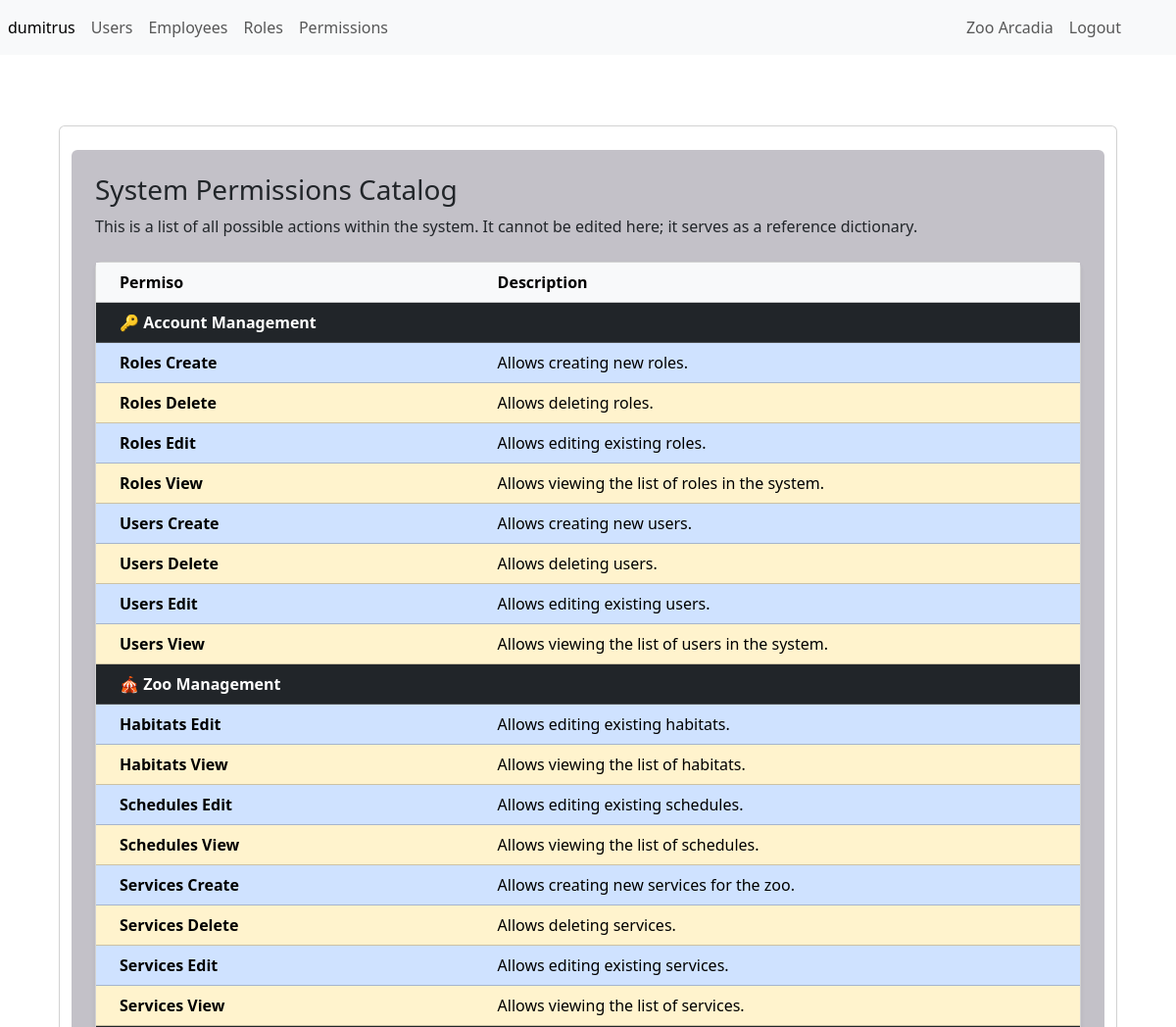
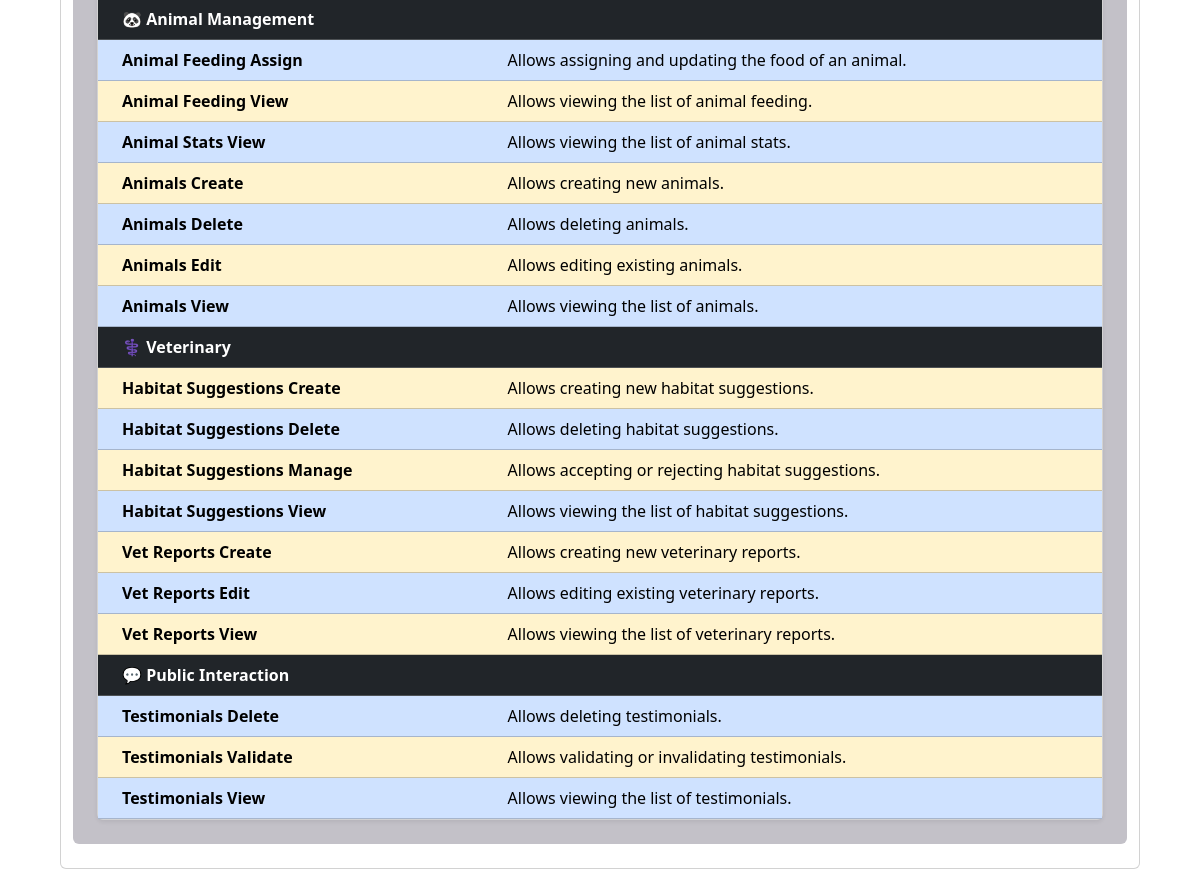
/permissions/gest/start (signed in), run on the app's committed database (2 pictures, top to bottom).
### tables this page shows
CREATE TABLE permissions (
    id_permission INT AUTO_INCREMENT PRIMARY KEY,
     
    permission_name VARCHAR(100) NOT NULL UNIQUE,
     
    permission_desc TEXT
);

### App/permissions/controllers/permissions_gest_controller.php (called while the page is built, shortened)
<?php
    require_once __DIR__ . '/../models/permission.php';
    class PermissionsGestController {
        public function start() {
            $permissions = Permission::check();
            require_once __DIR__ . '/../views/gest/start.php';
        }
    }

### App/permissions/permissionsRouter.php (called while the page is built)
<?php
require_once __DIR__ . '/../../includes/functions.php';
handleDomainRouting('permissions', __DIR__);

### public/index.php (called while the page is built, shortened)
<?php
require_once __DIR__ . '/../includes/functions.php';
require_once __DIR__ . '/../App/router.php';
?>

### App/permissions/models/permission.php (called while the page is built, shortened)
<?php
class Permission {
    public static function check()
    {
        $connectionDB = DB::createInstance();
        $query = "SELECT * FROM permissions ORDER BY permission_name ASC";
        $sql = $connectionDB->prepare($query);
        $sql->execute();
        return $sql->fetchAll(PDO::FETCH_ASSOC);
    }
}

### App/permissions/views/gest/start.php (the view, shortened to what this page needs)
<?php
$permissionStructure = [
    '🔑 Account Management' => ['users', 'roles'],
    '🎪 Zoo Management' => ['services', 'schedules', 'habitats'],
    '🐼 Animal Management' => ['animals', 'animal_stats', 'animal_feeding'],
    '⚕️ Veterinary' => ['vet_reports', 'habitat_suggestions'],
    '💬 Public Interaction' => ['testimonials']
];
$groupedPermissions = array_fill_keys(array_keys($permissionStructure), []);
foreach ($permissions as $permission) {
    $permissionPrefix = explode('-', $permission['permission_name'])[0];
    foreach ($permissionStructure as $categoryName => $prefixes) {
        if (in_array($permissionPrefix, $prefixes)) {
            $groupedPermissions[$categoryName][] = $permission;
            break;
        }
    }
}
?>
<div class="container-fluid overflow-auto py-4 pt-4 px-4">
    <div class="row py-4 card">
        <div class="col-12">
            <div class="rounded h-100 p-4" style="background-color: #c3c1c8;">
                <h1 class="h3">System Permissions Catalog</h1>
                <p class="mb-4">
                    This is a list of all possible actions within the system.
                    It cannot be edited here; it serves as a reference dictionary.
                </p>
                <div class="card shadow-sm">
                    <div class="card-body p-0">
                        <table class="table mb-0">
                            <thead class="table-light">
                                <tr>
                                    <th scope="col" style="width: 40%;" class="ps-4">Permiso</th>
                                    <th scope="col">Description</th>
                                </tr>
                            </thead>
                            <tbody>
                                <?php $rowNumber = 0; ?>
                                <?php foreach ($groupedPermissions as $categoryName => $permissionsInCategory): ?>
                                    <tr>
                                        <td colspan="2" class="table-dark fw-bold ps-4">
                                            <?= htmlspecialchars($categoryName) ?>
                                        </td>
                                    </tr>
                                    <?php foreach ($permissionsInCategory as $permission): ?>
                                        <?php
                                        $rowNumber++;
                                        $prettyName = ucwords(str_replace(['-', '_'], ' ', $permission['permission_name']));
                                        ?>
                                        <tr class="<?php echo get_row_class($rowNumber); ?>">
                                            <td class="ps-4">
                                                <strong>
                                                    <?= htmlspecialchars($prettyName) ?>
                                                </strong>
                                            </td>
                                            <td>
                                                <?= htmlspecialchars($permission['permission_desc']) ?>
                                            </td>
                                        </tr>
                                    <?php endforeach; ?>
                                <?php endforeach; ?>
                            </tbody>
                        </table>
                    </div>
                </div>
            </div>
        </div>
    </div>
</div>

### App/router.php (shortened to what this page needs)
<?php
$domain = $_GET["domain"] ?? "home";
$allowed_domains = ["hero", "medias", "habitat1", "cms", "about", "auth", "home", "animals", "employees", "habitats", "permissions", "reports", "roles", "schedules", "testimonials", "users", "contact"];
if (in_array($domain, $allowed_domains)) {
    $domainRouterPath = __DIR__ . "/{$domain}/{$domain}Router.php";
    if (file_exists($domainRouterPath)) {
        require_once $domainRouterPath;
    } else {
        http_response_code(500);
        header('Location: /public/error-500.php');
        exit();
    }
} else {
    http_response_code(404);
    header('Location: /public/error-404.php');
    exit();
}
?>

### includes/functions.php (shortened to what this page needs)
<?php
if (!function_exists('get_row_class')) {
    function get_row_class(int $rowNumber): string
    {
        return ($rowNumber % 2 == 0) ? 'table-warning' : 'table-primary';
    }
}
function handleDomainRouting($domainName, $basePath)
{
    $controller = $_GET['controller'] ?? 'pages';
    $action = $_GET['action'] ?? 'start';
    $controllerFileName = $domainName . "_" . $controller . "_controller.php";
    $controllerFile = $basePath . "/controllers/" . $controllerFileName;
    if (file_exists($controllerFile)) {
        $controllerInstance = new $controllerClassName();
        $controllerInstance->$action();
        $viewContent = ob_get_clean();
        $usePublicLayout = false;
        if ($usePublicLayout) {
            require __DIR__ . "/layouts/FC_main_layout.php";
        } else {
            require __DIR__ . "/layouts/BO_main_layout.php";
        }
    } else {
        http_response_code(404);
        header('Location: /public/error-404.php');
        exit();
    }
}

### includes/layouts/BO_main_layout.php (shortened to what this page needs)
<?php
$currentDomain = $_GET['domain'] ?? 'home';
?>
<!DOCTYPE html>
<html lang="en">
<head>
    <link rel="stylesheet" href="/public/build/css/bootstrap.min.css">
    <link rel="stylesheet" href="/public/build/css/dataTables.bootstrap5.min.css">
</head>
<body class="<?= $currentDomain == 'contact' ? 'body-contact' : ($currentDomain == 'auth' ? 'body-login' : '') ?>" id="top">
    <?php if (!in_array($currentDomain, ['contact', 'auth'])): ?>
        <nav class="navbar navbar-expand navbar-light bg-light d-flex justify-content-between">
            <div class="nav navbar-nav">
                <?php if (!isset($_SESSION["loggedin"]) || $_SESSION["loggedin"] == false): ?>
                    <a class="nav-item nav-link active" href="/auth/pages/login">Login</a>
                <?php else: ?>
                    <a class="nav-item nav-link active" href="/home/pages/start"><?php echo $_SESSION["user"]["username"]; ?></a>
                <?php endif; ?>
                <a class="nav-item nav-link" href="/users/gest/start">Users</a>
                <a class="nav-item nav-link" href="/employees/gest/start">Employees</a>
                <a class="nav-item nav-link" href="/roles/gest/start">Roles</a>
                <a class="nav-item nav-link" href="/permissions/gest/start">Permissions</a>
            </div>
            <div class="nav navbar-nav d-flex justify-content-end px-5">
                <a class="nav-item nav-link" href="/home/pages/index">Zoo Arcadia</a>
                <a class="nav-item nav-link" href="/auth/pages/logout">Logout</a>
            </div>
        </nav>
    <?php endif; ?>
    <div class="container-xs p-5">
        <div class="row">
            <div class="col-12">
                <?php
                echo $viewContent ?? '<p>There is no content to show</p>';
                ?>
            </div>
        </div>
    </div>
</body>

### data on the page
permissions: permission_name "Roles Create", permission_desc "Allows creating new roles."
permissions: permission_name "Roles Delete", permission_desc "Allows deleting roles."
permissions: permission_name "Roles Edit", permission_desc "Allows editing existing roles."
permissions: permission_name "Roles View", permission_desc "Allows viewing the list of roles in the system."
permissions: permission_name "Users Create", permission_desc "Allows creating new users."
permissions: permission_name "Users Delete", permission_desc "Allows deleting users."
permissions: permission_name "Users Edit", permission_desc "Allows editing existing users."
permissions: permission_name "Users View", permission_desc "Allows viewing the list of users in the system."
permissions: permission_name "Habitats Edit", permission_desc "Allows editing existing habitats."
permissions: permission_name "Habitats View", permission_desc "Allows viewing the list of habitats."
permissions: permission_name "Schedules Edit", permission_desc "Allows editing existing schedules."
permissions: permission_name "Schedules View", permission_desc "Allows viewing the list of schedules."
permissions: permission_name "Services Create", permission_desc "Allows creating new services for the zoo."
permissions: permission_name "Services Delete", permission_desc "Allows deleting services."
permissions: permission_name "Services Edit", permission_desc "Allows editing existing services."
permissions: permission_name "Services View", permission_desc "Allows viewing the list of services."
permissions: permission_name "Animal Feeding Assign", permission_desc "Allows assigning and updating the food of an animal."
permissions: permission_name "Animal Feeding View", permission_desc "Allows viewing the list of animal feeding."
permissions: permission_name "Animal Stats View", permission_desc "Allows viewing the list of animal stats."
permissions: permission_name "Animals Create", permission_desc "Allows creating new animals."
permissions: permission_name "Animals Delete", permission_desc "Allows deleting animals."
permissions: permission_name "Animals Edit", permission_desc "Allows editing existing animals."
permissions: permission_name "Animals View", permission_desc "Allows viewing the list of animals."
permissions: permission_name "Habitat Suggestions Create", permission_desc "Allows creating new habitat suggestions."
permissions: permission_name "Habitat Suggestions Delete", permission_desc "Allows deleting habitat suggestions."
permissions: permission_name "Habitat Suggestions Manage", permission_desc "Allows accepting or rejecting habitat suggestions."
permissions: permission_name "Habitat Suggestions View", permission_desc "Allows viewing the list of habitat suggestions."
permissions: permission_name "Vet Reports Create", permission_desc "Allows creating new veterinary reports."
permissions: permission_name "Vet Reports Edit", permission_desc "Allows editing existing veterinary reports."
permissions: permission_name "Vet Reports View", permission_desc "Allows viewing the list of veterinary reports."
permissions: permission_name "Testimonials Delete", permission_desc "Allows deleting testimonials."
permissions: permission_name "Testimonials Validate", permission_desc "Allows validating or invalidating testimonials."
permissions: permission_name "Testimonials View", permission_desc "Allows viewing the list of testimonials."

### other printed values
$_SESSION["user"]["username"] "dumitrus"
$categoryName "🔑 Account Management"
$categoryName "🎪 Zoo Management"
$categoryName "🐼 Animal Management"
$categoryName "⚕️ Veterinary"
$categoryName "💬 Public Interaction"
